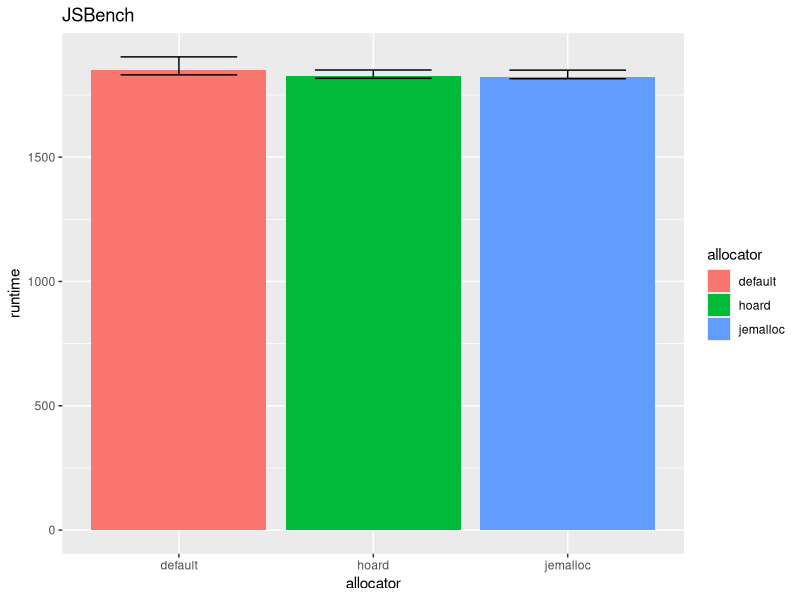
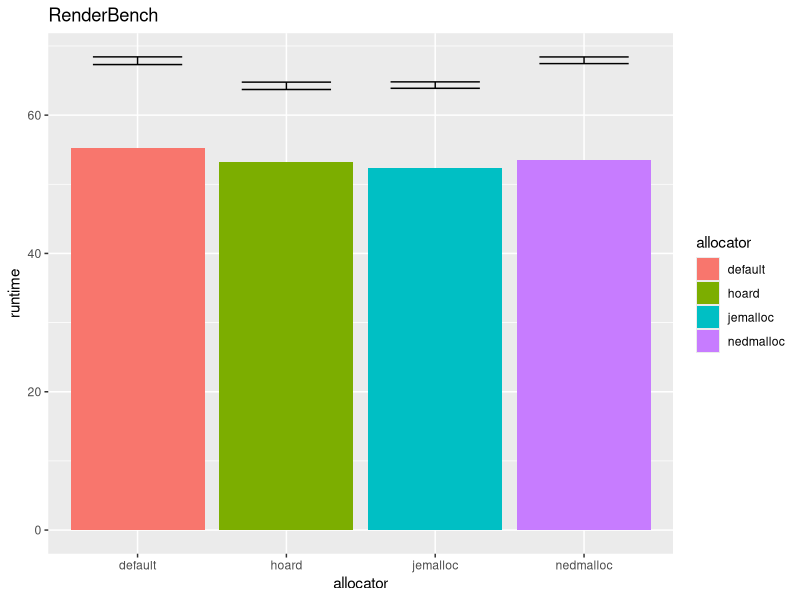
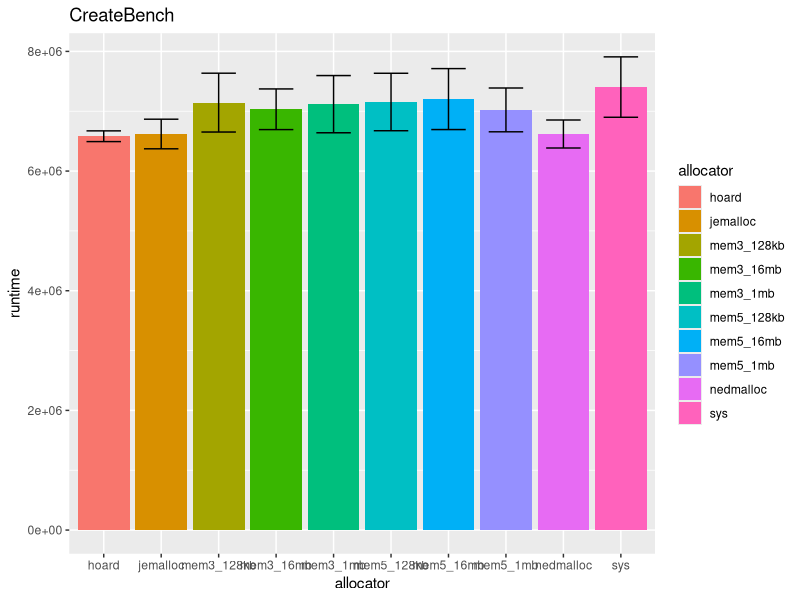
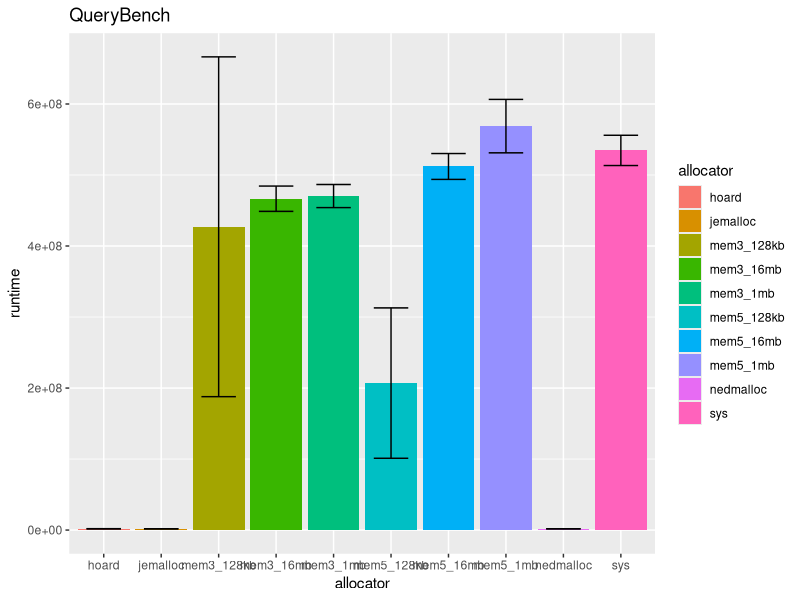

Reproduce these figures in R, in order. (Note: this script raises an error after producing the figures.)
library(ggplot2)
library(plyr)

ffjsdata <- read.csv(file = "firefox/js.csv", header = T, sep = ",")
ffjsstats <- read.csv(file = "firefox/js_stats.csv", header = T, sep = ",")
ffrenderdata <- read.csv(file = "firefox/render.csv", header = T, sep = ",")
ffrenderstats <- read.csv(file = "firefox/render_stats.csv", header = T, sep = ",")
sqldata <- read.csv(file = "sqlite/results.csv", header = T, sep = ",")
sqlstats <- read.csv(file = "sqlite/stats.csv", header = T, sep = ",")

ffperf <- read.csv(file="firefox/perf.csv", header = T, sep = ",")
sqlperf <- read.csv(file = "sqlite/perf.csv", header = T, sep = ",")

stat_mean <- function(map) {
  stat_summary(mapping = map, fun.y=mean, geom="bar")
}

aes_alloc = aes(x=allocator, fill=allocator)

ffj <- ggplot(ffjsdata,aes_alloc) + ggtitle("JSBench") + stat_summary(mapping=aes(y=runtime), fun.y=mean, geom="bar") + geom_errorbar(data=ffjsstats, mapping=aes(ymin=mean-standard_dev, ymax=mean+standard_dev), width=0.6)
ggsave(filename = "ffj.png", ffj, height = 4.5)
ffr <- ggplot(ffrenderdata,aes_alloc) + ggtitle("RenderBench") + stat_summary(mapping=aes(y=runtime), fun.y=mean, geom="bar") + geom_errorbar(data=ffrenderstats, mapping=aes(ymin=mean-standard_dev, ymax=mean+standard_dev), width=0.6)
ggsave(filename = "ffr.png", ffr, height = 4.5)

sqlc <- ggplot(sqldata, aes_alloc) + ggtitle("CreateBench") + ylab("runtime") + stat_summary(mapping=aes(y=create), fun.y=mean, geom="bar") + geom_errorbar(data=sqlstats, mapping=aes(ymin=create_mean-create_stdev, ymax=create_mean+create_stdev), width=0.6)
ggsave(filename = "sqlc.png", sqlc, height = 4.5)
sqlq <- ggplot(sqldata, aes_alloc) + ggtitle("QueryBench") + ylab("runtime") + stat_summary(mapping=aes(y=query), fun.y=mean, geom="bar") + geom_errorbar(data=sqlstats, mapping=aes(ymin=query_mean-query_stdev, ymax=query_mean+query_stdev), width=0.6)
ggsave(filename = "sqlq.png", sqlq, height = 4.5)

ffa <- ggplot(ffperf, aes(x=allocator, fill=benchmark)) + ggtitle("Time Firefox Spent in Allocator") + geom_bar(aes(y=percent), position = "dodge", stat = "identity")
ggsave(filename = "ffa.png", ffa, height = 4.5)
sqla <- ggplot(sqldata, aes_alloc) + ggtitle("Time SQLite Spent in Allocator") + geom_bar(aes(y=percent), stat = "identity")
ggsave(filename = "sqla.png", sqla, height = 4.5)